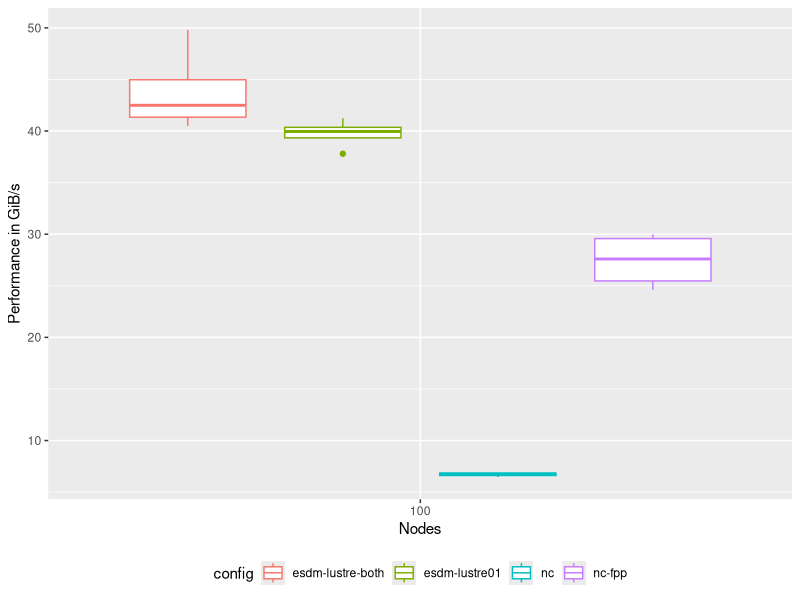
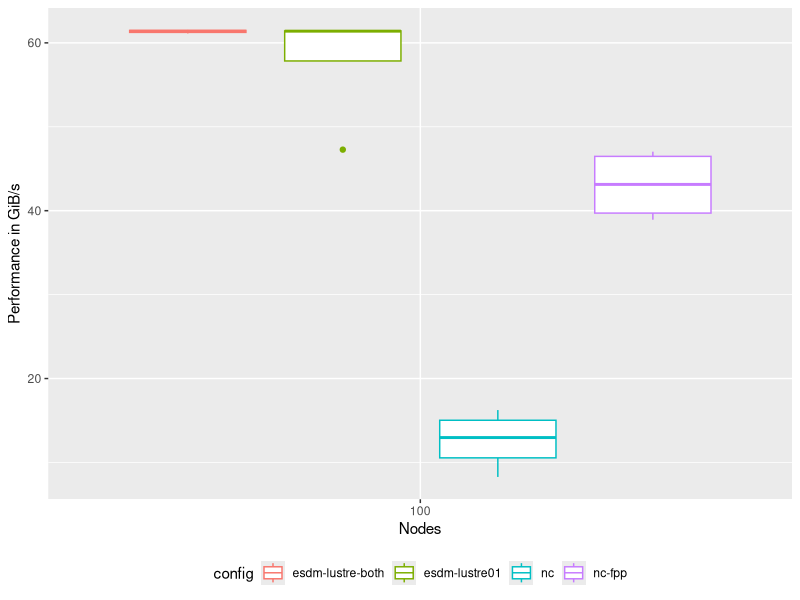
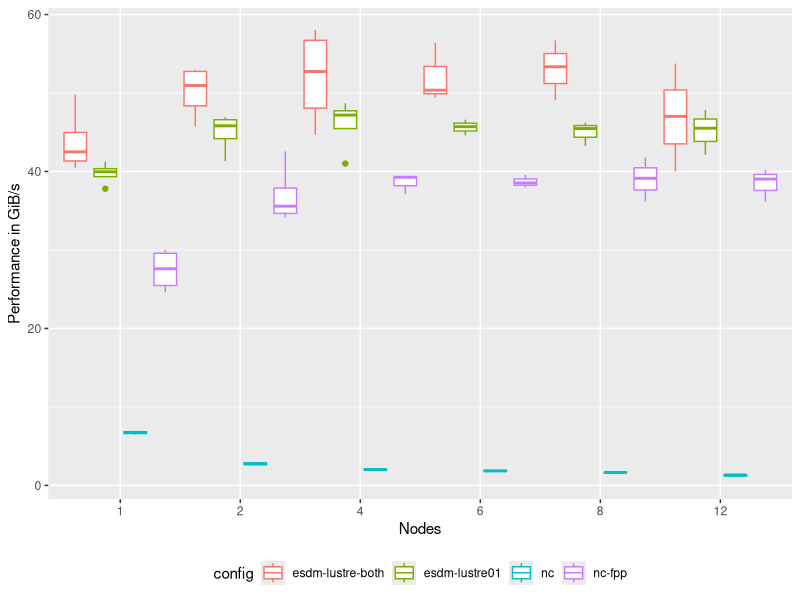
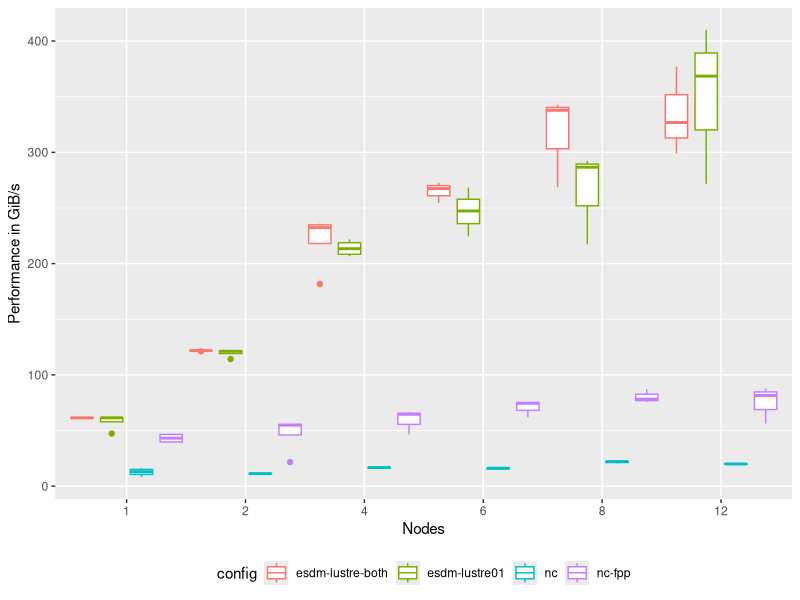
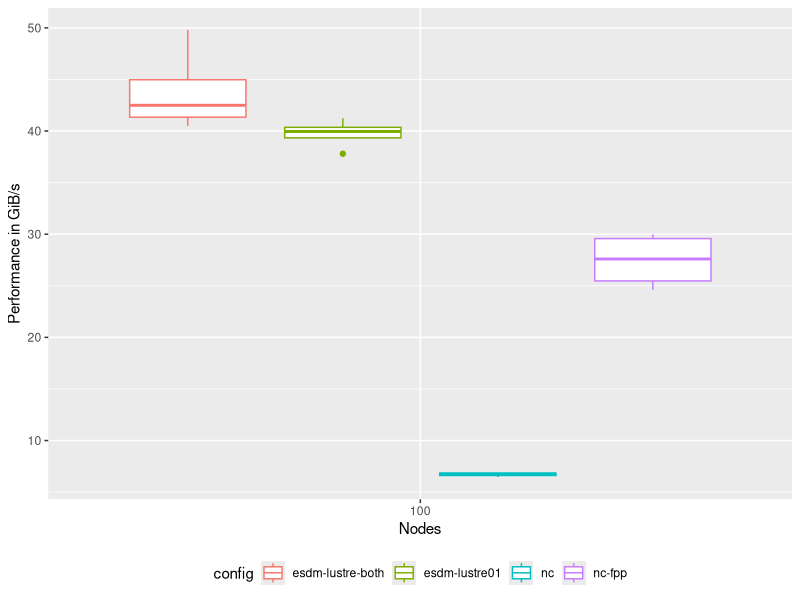
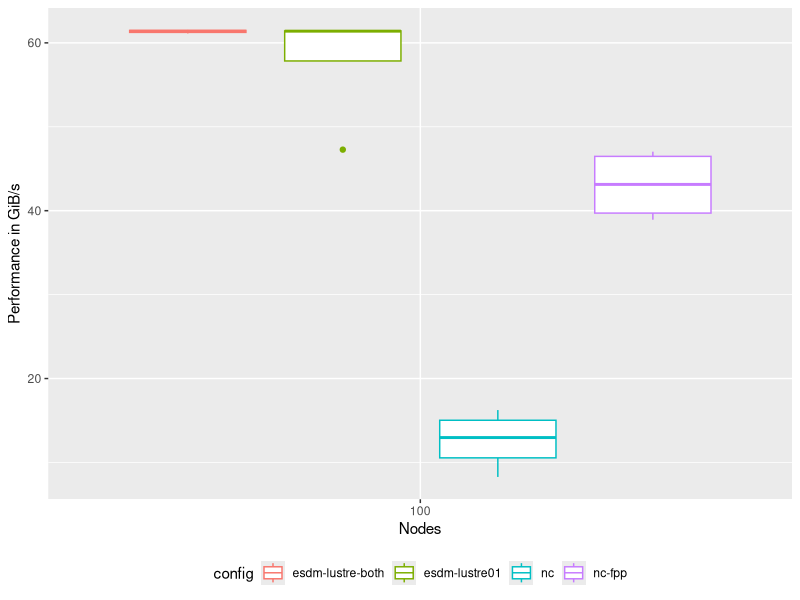
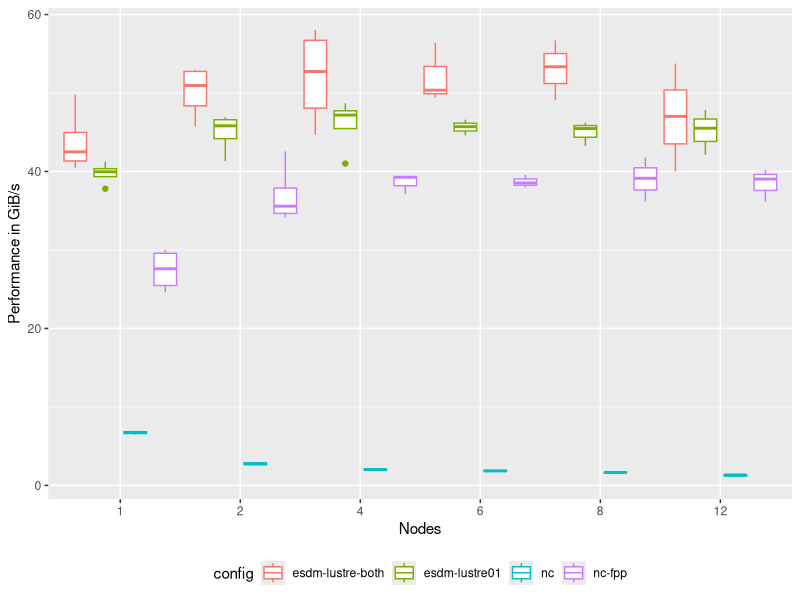
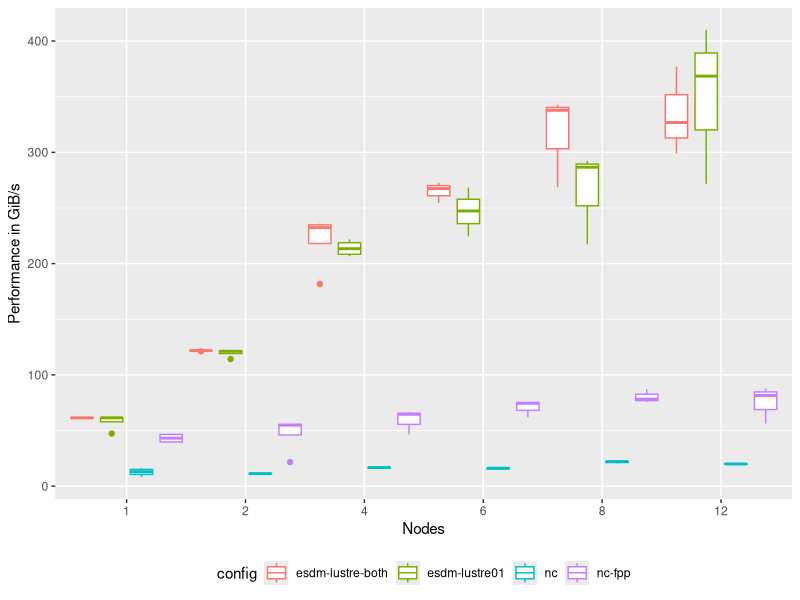

Generate these figures, in order, with R:
#!/usr/bin/env Rscript
cls=c(config="character", ppn="numeric", nodes="numeric", op="character", tp="numeric")
d = read.csv("data.csv", header=T, colClasses=cls, stringsAsFactors=FALSE, sep=" ")

library(ggplot2)
library(dplyr)

d$nodes = as.factor(d$nodes)
d$ppn = as.factor(d$ppn)
d$op = as.factor(d$op)
d$config = as.factor(d$config)
d$tp = d$tp / 1024

ggplot(d %>% filter(ppn==1 & op=="write"), aes(nodes, tp, color=config))  + geom_boxplot(position=position_dodge(1)) + ylab("Performance in GiB/s") + xlab("Nodes") + theme(legend.position="bottom")
ggsave("ppn1-write.pdf")

ggplot(d %>% filter(ppn==1 & op=="read"), aes(nodes, tp, color=config))  + geom_boxplot(position=position_dodge(1)) + ylab("Performance in GiB/s") + xlab("Nodes") + theme(legend.position="bottom")
ggsave("ppn1-read.pdf")

ggplot(d %>% filter(nodes==100 & op=="write"), aes(ppn, tp, color=config))  + geom_boxplot(position=position_dodge(1)) + ylab("Performance in GiB/s") + xlab("Nodes") + theme(legend.position="bottom")
ggsave("nodes100-write.pdf")

ggplot(d %>% filter(nodes==100 & op=="read"), aes(ppn, tp, color=config))  + geom_boxplot(position=position_dodge(1)) + ylab("Performance in GiB/s") + xlab("Nodes") + theme(legend.position="bottom")
ggsave("nodes100-read.pdf")
